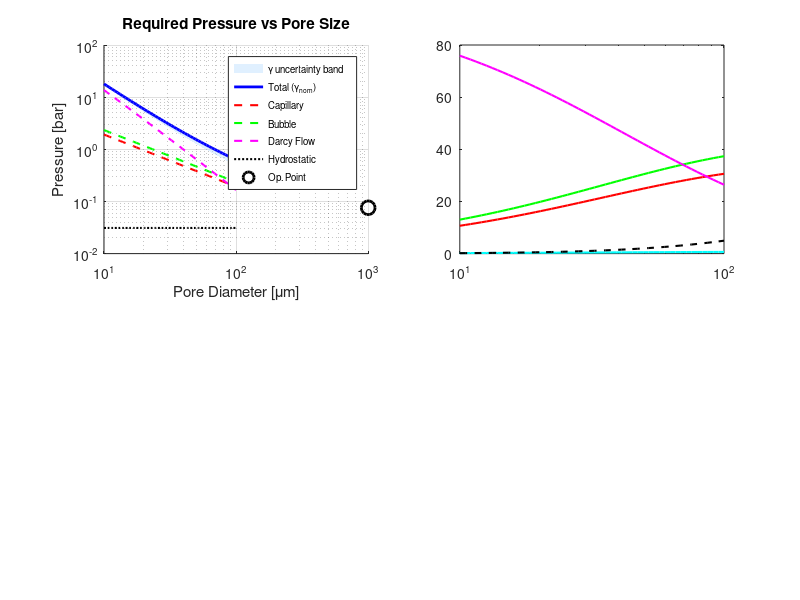

Write the MATLAB code that produced this figure. (Note: this script raises an error after producing the figure.)
%% Gallinstan Seepage Prevention and Gas Bubbling Pressure Calculator
% Calculates required pressure differential across porous SiC plate
% to prevent Gallinstan seepage while bubbling nitrogen gas through
%
% PROPERTY VALUES CORRECTED vs literature (see gallinstan_input_validation.m):
%   gamma_gallinstan : 0.65 → 0.535 N/m  (Plevachuk 2014, EGaInSn at 200°C)
%   rho_galinstan    : 6360 → 6332 kg/m³  (6440 at 20°C, dρ/dT = -0.6 kg/m³/K)
%   mu_nitrogen      : 2.5e-5 → 2.57e-5 Pa·s  (NIST at 200°C)
%   rho_nitrogen     : 0.746 → 0.745 kg/m³  (ideal gas, NIST)
%   alpha_vessel     : 17e-6 → 17.2e-6 1/K
%
% UNCERTAINTY BANDS added for γ (dominant uncertainty source):
%   gamma_nom  = 0.535 N/m  (oxide-free EGaInSn at 200°C)
%   gamma_low  = 0.400 N/m  (conservative — partial Ga₂O₃ oxidation present)
%   gamma_high = 0.590 N/m  (upper bound — fully inert, RT brand value)
%
% MATERIAL COMPATIBILITY WARNING:
%   316L SS is partially attacked by Ga alloys via liquid metal embrittlement.
%   Consider SiC-lined or PTFE-lined vessel, or Hastelloy C-276.

clear; clc; close all;

%% INPUT PARAMETERS 

% SiC Plate Properties
pore_diameter    = 1000e-6;      % Pore diameter [m] (1000 microns)
plate_thickness  = 20e-3;        % Plate thickness [m] (20 mm)
porosity         = 0.2475;       % Porosity [-]
active_area      = 1e-4;         % Active flow area [m^2] (1 cm^2)

% Operating Conditions
flow_rate_cm3s   = 5;            % Nitrogen flow rate [cm^3/s]
temperature_C    = 200;          % Operating temperature [°C]
gas_type         = 'nitrogen';   % Gas type (informational)

% Vessel Geometry
gallinstan_height = 0.05;        % Height of Gallinstan above SiC plate [m]

%% MATERIAL PROPERTIES  (literature-validated) 

T_K = temperature_C + 273.15;   % [K]


% Gallinstan at 200°C
% Surface tension: γ(T) = 587 - 0.0109*(T_K - 283.15) mN/m
%   Plevachuk et al. (2014) J. Chem. Eng. Data 59, 757 — EGaInSn
%   Brand Galinstan(R) ~534 mN/m at RT (Handschuh-Wang 2022)
% Three scenarios due to oxidation uncertainty:

gamma_nom  = (587 - 0.0109*(T_K - 283.15)) * 1e-3;  % [N/m] oxide-free EGaInSn
gamma_low  = 0.400;                                   % [N/m] partial oxidation worst-case
gamma_high = 0.590;                                   % [N/m] upper bound (brand RT value)
gamma_gallinstan = gamma_nom;                         % ← NOMINAL used in all calculations

% Density: 6440 kg/m³ at 20°C, dρ/dT ≈ -0.60 kg/m³/K (liquid metal typical)
rho_gallinstan = 6440 + (-0.60) * (temperature_C - 20);  % [kg/m³] at 200°C

% Contact angles (non-wetting on clean SiC in inert atmosphere)
contact_angle_adv_deg = 145;    % Advancing [°] — used for seepage calc (worst case entry)
contact_angle_rec_deg = 120;    % Receding  [°] — lower bound once Ga has entered pore

% Nitrogen at 200°C, 1 atm  (NIST reference data)

mu_nitrogen  = 2.57e-5;         % Dynamic viscosity [Pa·s]  NIST 473 K
rho_nitrogen = (101325 * 0.028014) / (8.314 * T_K);  % Ideal gas [kg/m³] = 0.7448

% Mean free path of N2 at 200°C, 1 atm (kinetic theory)
lambda_mfp   = 70e-9;           % [m]

% SiC / Vessel Thermal Properties
alpha_SiC     = 4.0e-6;         % CTE of SiC [1/K]       (sintered α-SiC)
alpha_vessel  = 17.2e-6;        % CTE of 316L SS [1/K]   (ASME IID at 200°C)
E_SiC         = 410e9;          % Young's modulus SiC [Pa]
delta_T       = temperature_C - 20;  % Temperature rise from assembly temp [K]

% Universal constants
g = 9.81;                        % [m/s^2]

%% PRINT PROPERTY VALUES WITH SOURCE NOTES 

fprintf('  MATERIAL PROPERTIES (literature-corrected)  \n');
fprintf('Gallinstan surface tension:\n');
fprintf('  γ_nominal  (oxide-free EGaInSn, 200°C) : %.4f N/m  [Plevachuk 2014]\n', gamma_nom);
fprintf('  γ_low      (partial Ga₂O₃ oxidation)   : %.4f N/m  [conservative]\n', gamma_low);
fprintf('  γ_high     (upper bound, brand RT)      : %.4f N/m  [Handschuh-Wang 2022]\n', gamma_high);
fprintf('  *** Calculations use γ_nominal = %.4f N/m ***\n', gamma_gallinstan);
fprintf('  NOTE: ensure N₂ supply has <10 ppm O₂ to stay near γ_nominal.\n');
fprintf('        If O₂ uncontrolled, use γ_low for conservative design.\n\n');
fprintf('Gallinstan density at %.0f°C : %.1f kg/m³\n', temperature_C, rho_gallinstan);
fprintf('  (extrapolated from 6440 kg/m³ at 20°C, dρ/dT = -0.60 kg/m³/K)\n\n');
fprintf('N₂ viscosity  at %.0f°C, 1 atm : %.3e Pa·s  [NIST]\n', temperature_C, mu_nitrogen);
fprintf('N₂ density    at %.0f°C, 1 atm : %.4f kg/m³  [ideal gas]\n\n', temperature_C, rho_nitrogen);
fprintf('⚠  MATERIAL COMPATIBILITY WARNING:\n');
fprintf('   Gallium alloys attack most metals via liquid metal embrittlement (LME).\n');
fprintf('   316L SS has limited resistance; Ga can diffuse along grain boundaries\n');
fprintf('   at 200°C. Consider: SiC-lined vessel, PTFE liner, or Hastelloy C-276.\n');
fprintf('   Tungsten and molybdenum are the most resistant structural metals.\n\n');

%%   DERIVED PARAMETERS  

pore_radius             = pore_diameter / 2;
contact_angle_adv_rad   = deg2rad(contact_angle_adv_deg);
contact_angle_rec_rad   = deg2rad(contact_angle_rec_deg);
flow_rate_m3s           = flow_rate_cm3s * 1e-6;
superficial_velocity    = flow_rate_m3s / active_area;

%%   PERMEABILITY (Kozeny-Carman)  

kozeny_constant = 180;
permeability = (porosity^3 * pore_diameter^2) / ...
               (kozeny_constant * (1 - porosity)^2);

Sphericity   = 250e-9;
diameter_abs = 1e-6;
absperm = (Sphericity^2 * porosity^3 * diameter_abs^2) / ...
          (150 * (1 - porosity)^2);

%%   DIMENSIONLESS SANITY CHECKS  

Re_pore = rho_nitrogen * superficial_velocity * pore_diameter / mu_nitrogen;
Ca      = mu_nitrogen * superficial_velocity / gamma_gallinstan;
Kn      = lambda_mfp / pore_radius;

fprintf('  DIMENSIONLESS CHECKS  \n');
fprintf('Pore Reynolds number : %.5f  (Darcy valid if Re << 1)\n', Re_pore);
fprintf('Capillary number     : %.2e  (capillary-dominated if Ca << 1)\n', Ca);
fprintf('Knudsen number       : %.2e  (continuum OK if Kn << 0.01)\n\n', Kn);

if Re_pore > 1
    warning('Re_pore > 1: Forchheimer inertial correction is significant.');
end
if Kn > 0.01
    warning('Kn > 0.01: Klinkenberg slip-flow correction applied below.');
end

%%   KLINKENBERG SLIP-FLOW CORRECTION  

b_klink = 0.11 * permeability^(-0.39);
P_mean  = 101325;
k_klink = permeability * (1 + b_klink / P_mean);

fprintf('  KLINKENBERG SLIP CORRECTION  \n');
fprintf('Intrinsic permeability   : %.3e m²\n', permeability);
fprintf('Klinkenberg factor b     : %.4f Pa\n',  b_klink);
fprintf('Slip-corrected perm.     : %.3e m²\n\n', k_klink);

%%    SYSTEM PARAMETERS PRINTOUT   

fprintf('  SYSTEM PARAMETERS  \n');
fprintf('Pore diameter        : %.1f μm\n',    pore_diameter*1e6);
fprintf('Plate thickness      : %.1f mm\n',    plate_thickness*1e3);
fprintf('Porosity             : %.2f%%\n',     porosity*100);
fprintf('Active area          : %.2f cm²\n',   active_area*1e4);
fprintf('Flow rate            : %.2f cm³/s\n', flow_rate_cm3s);
fprintf('Temperature          : %.0f°C\n',     temperature_C);
fprintf('Gallinstan height    : %.0f mm\n',    gallinstan_height*1e3);
fprintf('Est. permeability    : %.2e m²\n\n',  permeability);

%%    PRESSURE CALCULATIONS   

% Hydrostatic (independent of gamma)
delta_P_hydrostatic = rho_gallinstan * g * gallinstan_height;

%   Nominal (γ_nom)  
delta_P_capillary_adv = (2*gamma_gallinstan*abs(cos(contact_angle_adv_rad))) / pore_radius;
delta_P_capillary_rec = (2*gamma_gallinstan*abs(cos(contact_angle_rec_rad))) / pore_radius;
delta_P_flow          = (mu_nitrogen * superficial_velocity * plate_thickness) / k_klink;
beta_forchheimer      = 1.75 / (sqrt(k_klink) * porosity^1.5);
delta_P_forchhei      = beta_forchheimer * rho_nitrogen * superficial_velocity^2 * plate_thickness;
delta_P_bubble        = (2*gamma_gallinstan) / pore_radius;
delta_P_total         = delta_P_capillary_adv + delta_P_hydrostatic + ...
                        delta_P_flow + delta_P_forchhei + delta_P_bubble;

%   Low γ (oxidation worst-case)  
dP_cap_adv_low = (2*gamma_low*abs(cos(contact_angle_adv_rad))) / pore_radius;
dP_bubble_low  = (2*gamma_low) / pore_radius;
delta_P_total_low = dP_cap_adv_low + delta_P_hydrostatic + ...
                    delta_P_flow + delta_P_forchhei + dP_bubble_low;

%   High γ (fully inert upper bound)  
dP_cap_adv_high = (2*gamma_high*abs(cos(contact_angle_adv_rad))) / pore_radius;
dP_bubble_high  = (2*gamma_high) / pore_radius;
delta_P_total_high = dP_cap_adv_high + delta_P_hydrostatic + ...
                     delta_P_flow + delta_P_forchhei + dP_bubble_high;

%%  = RESULTS OUTPUT  

fprintf('  PRESSURE COMPONENTS (nominal γ = %.4f N/m)  \n', gamma_gallinstan);

fprintf('1. Capillary Entry Pressure (advancing, θ=%.0f°):\n', contact_angle_adv_deg);
fprintf('   ΔP_cap_adv = %8.1f Pa  (%.5f bar, %.4f psi)\n', ...
        delta_P_capillary_adv, delta_P_capillary_adv/1e5, delta_P_capillary_adv/6894.76);
fprintf('   Capillary pressure (receding, θ=%.0f°, hysteresis lower bound):\n', contact_angle_rec_deg);
fprintf('   ΔP_cap_rec = %8.1f Pa  (%.5f bar, %.4f psi)\n\n', ...
        delta_P_capillary_rec, delta_P_capillary_rec/1e5, delta_P_capillary_rec/6894.76);

fprintf('2. Hydrostatic Head (%.0f mm Galinstan, ρ=%.0f kg/m³):\n', ...
        gallinstan_height*1e3, rho_gallinstan);
fprintf('   ΔP_hydro   = %8.1f Pa  (%.5f bar, %.4f psi)\n\n', ...
        delta_P_hydrostatic, delta_P_hydrostatic/1e5, delta_P_hydrostatic/6894.76);

fprintf('3. Viscous Flow Resistance (Darcy + Klinkenberg):\n');
fprintf('   ΔP_flow    = %8.4f Pa  (%.7f bar)\n\n', ...
        delta_P_flow, delta_P_flow/1e5);

fprintf('4. Forchheimer Inertial Correction:\n');
fprintf('   ΔP_Forch   = %8.6f Pa  (negligible at this flow rate)\n\n', delta_P_forchhei);

fprintf('5. Bubble Formation Pressure (Young-Laplace):\n');
fprintf('   ΔP_bubble  = %8.1f Pa  (%.5f bar, %.4f psi)\n\n', ...
        delta_P_bubble, delta_P_bubble/1e5, delta_P_bubble/6894.76);

fprintf('  TOTAL REQUIRED PRESSURE — UNCERTAINTY RANGE  \n');
fprintf('  γ_low  (%.3f N/m, oxidised)  : %8.1f Pa  (%.5f bar)  ← minimum credible\n', ...
        gamma_low,  delta_P_total_low,  delta_P_total_low/1e5);
fprintf('  γ_nom  (%.3f N/m, oxide-free): %8.1f Pa  (%.5f bar)  ← DESIGN VALUE\n', ...
        gamma_gallinstan, delta_P_total, delta_P_total/1e5);
fprintf('  γ_high (%.3f N/m, upper)     : %8.1f Pa  (%.5f bar)  ← upper bound\n\n', ...
        gamma_high, delta_P_total_high, delta_P_total_high/1e5);

fprintf('  ΔP_total (nominal) = %.1f Pa = %.5f bar = %.4f psi = %.5f atm\n\n', ...
        delta_P_total, delta_P_total/1e5, delta_P_total/6894.76, delta_P_total/101325);

fprintf('INTERPRETATION:\n');
fprintf('  Gas pressure below SiC must exceed pressure above by %.1f Pa (nominal)\n', delta_P_total);
fprintf('  to simultaneously:\n');
fprintf('    ✓ Overcome capillary entry pressure (seepage prevention)\n');
fprintf('    ✓ Support %.0f mm hydrostatic head of Galinstan\n', gallinstan_height*1e3);
fprintf('    ✓ Push N₂ through pores (viscous + inertial losses)\n');
fprintf('    ✓ Form bubbles in Galinstan (Young-Laplace)\n');
fprintf('  If O₂ contamination is present (γ drops to %.3f N/m),\n', gamma_low);
fprintf('  required ΔP drops to %.1f Pa — capillary barrier weakens.\n', delta_P_total_low);
fprintf('  RISK: if θ < 90° due to oxidation, capillary barrier disappears entirely.\n\n');

%%   COMPONENT BREAKDOWN  

fprintf('  COMPONENT BREAKDOWN (nominal)  \n');
fprintf('Capillary (adv.) :  %5.1f%% of total\n', 100*delta_P_capillary_adv/delta_P_total);
fprintf('Hydrostatic      :  %5.1f%% of total\n', 100*delta_P_hydrostatic/delta_P_total);
fprintf('Flow (Darcy)     :  %5.1f%% of total\n', 100*delta_P_flow/delta_P_total);
fprintf('Forchheimer      :  %5.1f%% of total\n', 100*delta_P_forchhei/delta_P_total);
fprintf('Bubble formation :  %5.1f%% of total\n\n', 100*delta_P_bubble/delta_P_total);

%%   BUBBLE CHARACTERISTICS  

D_fritz = 0.0208 * contact_angle_adv_deg * ...
          sqrt(gamma_gallinstan / (g * (rho_gallinstan - rho_nitrogen)));
R_fritz = D_fritz / 2;
bubble_volume_pore  = (4/3)*pi*pore_radius^3;
bubble_volume_fritz = (4/3)*pi*R_fritz^3;
bubble_freq_pore    = flow_rate_m3s / bubble_volume_pore;
bubble_freq_fritz   = flow_rate_m3s / bubble_volume_fritz;

fprintf('  BUBBLE CHARACTERISTICS  \n');
fprintf('Pore-radius model:\n');
fprintf('  Bubble radius    : %.1f μm\n', pore_radius*1e6);
fprintf('  Bubble frequency : %.2f Hz  (%.0f bubbles/min)\n', bubble_freq_pore, bubble_freq_pore*60);
fprintf('Fritz detachment model:\n');
fprintf('  Detachment diameter : %.2f mm\n', D_fritz*1e3);
fprintf('  Bubble frequency    : %.4f Hz  (%.2f bubbles/min)\n', bubble_freq_fritz, bubble_freq_fritz*60);
fprintf('(Actual bubbles will coalesce and grow; Fritz gives detachment upper bound on size)\n\n');

%%   THERMAL STRESS ESTIMATE  

delta_alpha   = abs(alpha_SiC - alpha_vessel);
sigma_thermal = E_SiC * delta_alpha * delta_T;

fprintf('  THERMAL STRESS ESTIMATE  \n');
fprintf('α_SiC    : %.1f μm/m·K\n', alpha_SiC*1e6);
fprintf('α_vessel : %.1f μm/m·K  (316L SS, corrected)\n', alpha_vessel*1e6);
fprintf('ΔCTE     : %.1f μm/m·K\n', delta_alpha*1e6);
fprintf('ΔT       : %.0f K  (20°C assembly → %.0f°C operating)\n', delta_T, temperature_C);
fprintf('Est. biaxial stress in SiC : %.1f MPa\n', sigma_thermal/1e6);
fprintf('SiC MOR (sintered α-SiC)   : 300–500 MPa\n');
if sigma_thermal > 300e6
    fprintf('⚠  WARNING: Thermal stress may approach SiC MOR lower bound.\n');
    fprintf('   Review clamping, add compliant interlayer (graphite or PTFE), or\n');
    fprintf('   use a floating plate design to allow free thermal expansion.\n\n');
else
    fprintf('✓  Thermal stress within acceptable range for sintered SiC.\n\n');
end

%%   PARAMETRIC STUDY: EFFECT OF PORE SIZE  

pore_diameters = logspace(-5, -4, 50);
n = length(pore_diameters);
P_cap_array   = zeros(1,n);  P_hydro_array = zeros(1,n);
P_flow_array  = zeros(1,n);  P_forch_array = zeros(1,n);
P_bubble_array= zeros(1,n);  P_total_array = zeros(1,n);
P_total_low   = zeros(1,n);  P_total_high  = zeros(1,n);

for i = 1:n
    d   = pore_diameters(i);
    r   = d/2;
    k   = (porosity^3*d^2) / (kozeny_constant*(1-porosity)^2);
    b_k = 0.11*k^(-0.39);
    k_kl= k*(1+b_k/P_mean);

    P_cap_array(i)    = (2*gamma_gallinstan*abs(cos(contact_angle_adv_rad))) / r;
    P_hydro_array(i)  = delta_P_hydrostatic;
    P_flow_array(i)   = (mu_nitrogen*superficial_velocity*plate_thickness) / k_kl;
    beta_f            = 1.75/(sqrt(k_kl)*porosity^1.5);
    P_forch_array(i)  = beta_f*rho_nitrogen*superficial_velocity^2*plate_thickness;
    P_bubble_array(i) = (2*gamma_gallinstan) / r;
    P_total_array(i)  = P_cap_array(i)+P_hydro_array(i)+P_flow_array(i)+...
                        P_forch_array(i)+P_bubble_array(i);

    % Uncertainty bands
    P_total_low(i)  = (2*gamma_low*abs(cos(contact_angle_adv_rad)))/r + ...
                      P_hydro_array(i) + P_flow_array(i) + P_forch_array(i) + (2*gamma_low)/r;
    P_total_high(i) = (2*gamma_high*abs(cos(contact_angle_adv_rad)))/r + ...
                      P_hydro_array(i) + P_flow_array(i) + P_forch_array(i) + (2*gamma_high)/r;
end

%%   PLOTS  

figure('Position',[100 100 1150 850],'Name','Gallinstan Pressure Analysis (Corrected Properties)');

%   Panel 1: Absolute pressures with uncertainty band  
subplot(2,2,1)
patch([pore_diameters pore_diameters(end:-1:1)]*1e6, ...
      [P_total_low P_total_high(end:-1:1)]/1e5, ...
      [0.7 0.85 1.0],'EdgeColor','none','FaceAlpha',0.4,'DisplayName','γ uncertainty band');
hold on;
loglog(pore_diameters*1e6, P_total_array/1e5,  'b-',  'LineWidth',2,   'DisplayName','Total (γ_{nom})');
loglog(pore_diameters*1e6, P_cap_array/1e5,    'r--', 'LineWidth',1.5, 'DisplayName','Capillary');
loglog(pore_diameters*1e6, P_bubble_array/1e5, 'g--', 'LineWidth',1.5, 'DisplayName','Bubble');
loglog(pore_diameters*1e6, P_flow_array/1e5,   'm--', 'LineWidth',1.5, 'DisplayName','Darcy Flow');
loglog(pore_diameters*1e6, P_hydro_array/1e5,  'k:',  'LineWidth',1.5, 'DisplayName','Hydrostatic');
loglog(pore_diameter*1e6,  delta_P_total/1e5,  'ko',  'MarkerSize',10, 'LineWidth',2,'DisplayName','Op. Point');
set(gca,'XScale','log','YScale','log');
grid on; grid minor;
xlabel('Pore Diameter [μm]'); ylabel('Pressure [bar]');
title('Required Pressure vs Pore Size');
legend('Location','best','FontSize',7);

%   Panel 2: Component contributions  
subplot(2,2,2)
semilogx(pore_diameters*1e6, 100*P_cap_array./P_total_array,    'r-',  'LineWidth',1.5,'DisplayName','Capillary'); hold on;
semilogx(pore_diameters*1e6, 100*P_bubble_array./P_total_array, 'g-',  'LineWidth',1.5,'DisplayName','Bubble');
semilogx(pore_diameters*1e6, 100*P_flow_array./P_total_array,   'm-',  'LineWidth',1.5,'DisplayName','Darcy');
semilogx(pore_diameters*1e6, 100*P_forch_array./P_total_array,  'c-',  'LineWidth',1.5,'DisplayName','Forchheimer');
semilogx(pore_diameters*1e6, 100*P_hydro_array./P_total_array,  'k--', 'LineWidth',1.5,'DisplayName','Hydrostatic');
xline(pore_diameter*1e6,'k:','LineWidth',1,'Label','Op. Point');
grid on; ylim([0 100]);
xlabel('Pore Diameter [μm]'); ylabel('Contribution [%]');
title('Pressure Component Contributions');
legend('Location','best','FontSize',7);

%   Panel 3: γ uncertainty effect on total pressure  
subplot(2,2,3)
gamma_sweep = linspace(0.35, 0.65, 100);
dP_vs_gamma = zeros(size(gamma_sweep));
for j = 1:length(gamma_sweep)
    gj = gamma_sweep(j);
    dP_vs_gamma(j) = (2*gj*abs(cos(contact_angle_adv_rad)))/pore_radius + ...
                     delta_P_hydrostatic + delta_P_flow + delta_P_forchhei + ...
                     (2*gj)/pore_radius;
end
plot(gamma_sweep*1e3, dP_vs_gamma, 'b-', 'LineWidth', 2); hold on;
xline(gamma_low*1e3,  'm--', sprintf('γ_{low}=%.0f mN/m', gamma_low*1e3),  'LineWidth',1.5,'LabelVerticalAlignment','bottom');
xline(gamma_nom*1e3,  'g--', sprintf('γ_{nom}=%.0f mN/m', gamma_nom*1e3),  'LineWidth',1.5,'LabelVerticalAlignment','top');
xline(gamma_high*1e3, 'r--', sprintf('γ_{high}=%.0f mN/m',gamma_high*1e3), 'LineWidth',1.5,'LabelVerticalAlignment','bottom');
plot(gamma_gallinstan*1e3, delta_P_total, 'ko', 'MarkerSize',8,'LineWidth',2,'DisplayName','Design point');
grid on;
xlabel('Surface Tension γ [mN/m]'); ylabel('Total ΔP [Pa]');
title('Sensitivity to γ (dominant uncertainty)');
legend('ΔP total','Location','best','FontSize',8);

%   Panel 4: Flow rate sensitivity  
subplot(2,2,4)
flow_rates = linspace(0.1, 20, 100);
P_vs_flow  = zeros(size(flow_rates));
for j = 1:length(flow_rates)
    v_j      = (flow_rates(j)*1e-6) / active_area;
    dP_fl_j  = (mu_nitrogen*v_j*plate_thickness) / k_klink;
    beta_j   = 1.75/(sqrt(k_klink)*porosity^1.5);
    dP_fo_j  = beta_j*rho_nitrogen*v_j^2*plate_thickness;
    P_vs_flow(j) = delta_P_capillary_adv + delta_P_hydrostatic + dP_fl_j + dP_fo_j + delta_P_bubble;
end
plot(flow_rates, P_vs_flow, 'b-', 'LineWidth',2); hold on;
plot(flow_rate_cm3s, delta_P_total, 'ro', 'MarkerSize',8,'LineWidth',2);
grid on;
xlabel('N₂ Flow Rate [cm³/s]'); ylabel('Total Required ΔP [Pa]');
title('Sensitivity to N₂ Flow Rate');
legend('Total ΔP','Current op. point','Location','best');

sgtitle(sprintf('Gallinstan/SiC Bubbler — Corrected Properties (γ_{nom}=%.0f mN/m, ρ=%.0f kg/m³, T=%.0f°C)', ...
        gamma_nom*1e3, rho_gallinstan, temperature_C), 'FontSize',11,'FontWeight','bold');

fprintf('  CALCULATION COMPLETE  \n');
fprintf('Key correction: γ reduced from 0.650 to %.3f N/m (literature value at 200°C).\n', gamma_nom);
fprintf('Panel 3 shows how total ΔP varies across the full γ uncertainty range.\n');
fprintf('Red circles mark the current operating point.\n');
